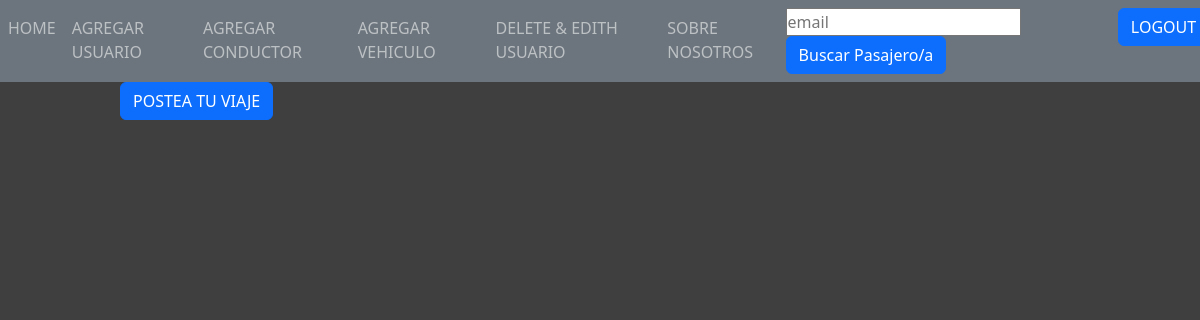
The app's page /AppProject/profile/feed/ (signed in), older data.
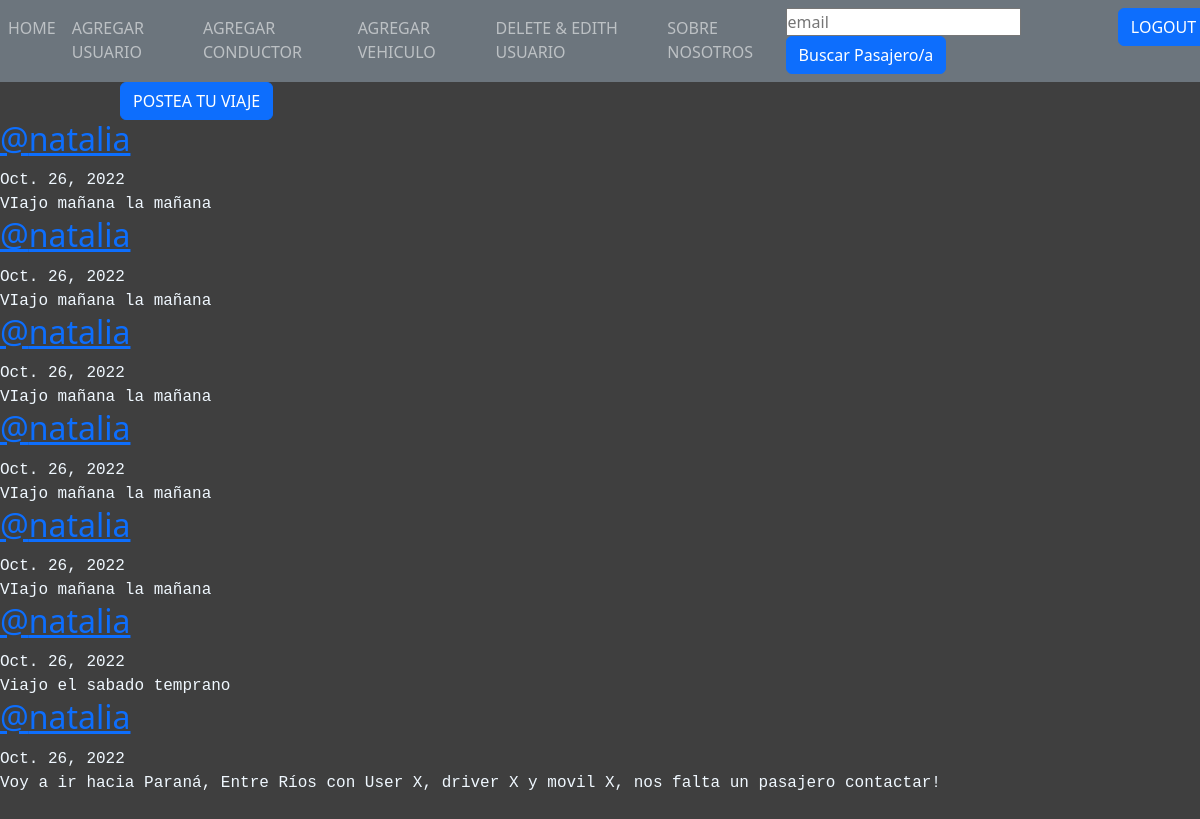
The same page, newer data.
### AppProject/models.py (models this page shows, shortened)
class Post(models.Model):
    user= models.ForeignKey(User, on_delete=models.CASCADE, related_name='posts')
    timestamp = models.DateField(default=timezone.now)
    content = models.TextField()
    class Meta:
        ordering= ['-timestamp']

### AppProject/views.py (the view)
# urls.py: path('profile/feed/', feed),
@login_required
def feed(request):
    posts = Post.objects.all()
    context={'posts': posts}
    return render(request, 'feed.html', context)

### AppProject/Templates/feed.html (shortened to what this page needs)
{% extends 'index.html' %}
{% load static %}
{% block content %}
    <div>
        <a class="btn btn-primary" id="botonIniciar" href="/AppProject/profile/post">POSTEA TU VIAJE</a>
    </div>
    {% for post in posts %}
    <article>
        <div>
            <h2 class = "username"><a href="#">@{{ post.user.username }}</a></h2>
            <time data-time="#" id="fuenteMuro">{{ post.timestamp }}</time>
            <div class = "post"id="fuenteMuro" >{{ post.content }}</div>
        </div>
    </article>
    {% endfor %}
{% endblock %}

### AppProject/Templates/index.html (shortened to what this page needs)
<!DOCTYPE html>
<html lang="en">
<head>
  {% load static %}
    <link rel="stylesheet" href="{%static 'css/bootstrap.min.css'%}">
    <link rel="stylesheet" href="{%static 'css/myestilo.css'%}">
</head>
<body>
  <nav class="navbar navbar-expand-lg navbar-dark text-uppercase text-bg-secondary">
      <ul class="navbar-nav">
        <li class="nav-item">
          <a class="nav-link" href="/AppProject/profile">Home</a>
        </li>
        <li class="nav-item">
          <a class="nav-link" href="/AppProject/create_user">Agregar usuario</a>
        </li>
        <li class="nav-item">
          <a class="nav-link" href="/AppProject/create_driver">Agregar conductor</a>
        </li>
        <li class="nav-item">
          <a class="nav-link" href="/AppProject/create_movile">Agregar vehiculo</a>
        </li>
        <li class="nav-item">
          <a class="nav-link" href="/AppProject/read_user">Delete & Edith Usuario</a>
        </li>
        <li class="nav-item">
          <a class="nav-link" href="/AppProject/aboutus">Sobre nosotros</a>
        </li>
        <li>
          <form class="formDataUser" action="/AppProject/search_user" method="GET">
            <input type="email" name="email" placeholder="email">
            <button type="submit" class="btn btn-primary btndj">Buscar Pasajero/a</button>
        </form>
        </li>
        <li>
          {% if request.user.is_authenticated %}
            <a class="btn btn-primary" id="botonIniciar" href="/AppProject/logout">LOGOUT</a>
          {% endif %}
        </li>
      </ul>
  </nav>
  {% block content %}{% endblock %}
</body>
</html>

### AppProject/static/css/myestilo.css (style rules this page uses)
* { margin: 0; padding: 0; }
html { font-size: 100%; font-family: 'Oswald', sans-serif; }
body { background-position: center center; background-size: cover; background-color:rgba(0, 0, 0, 0.753); height: 140vh; }
#botonIniciar { margin-left: 10%; }
#fuenteMuro { color:aliceblue; font-size: medium; font-family: 'Courier New', Courier, monospace; }

Row changes from the older to the newer data that the page shows:
added Post: user.username "natalia", timestamp "Oct. 26, 2022", content "VIajo mañana la mañana"
added Post: user.username "natalia", timestamp "Oct. 26, 2022", content "VIajo mañana la mañana"
added Post: user.username "natalia", timestamp "Oct. 26, 2022", content "VIajo mañana la mañana"
added Post: user.username "natalia", timestamp "Oct. 26, 2022", content "VIajo mañana la mañana"
added Post: user.username "natalia", timestamp "Oct. 26, 2022", content "VIajo mañana la mañana"
added Post: user.username "natalia", timestamp "Oct. 26, 2022", content "Viajo el sabado temprano"
added Post: user.username "natalia", timestamp "Oct. 26, 2022", content "Voy a ir hacia Paraná, Entre Ríos con User X, driver X y movil X, nos falta un pasajero contactar!"
